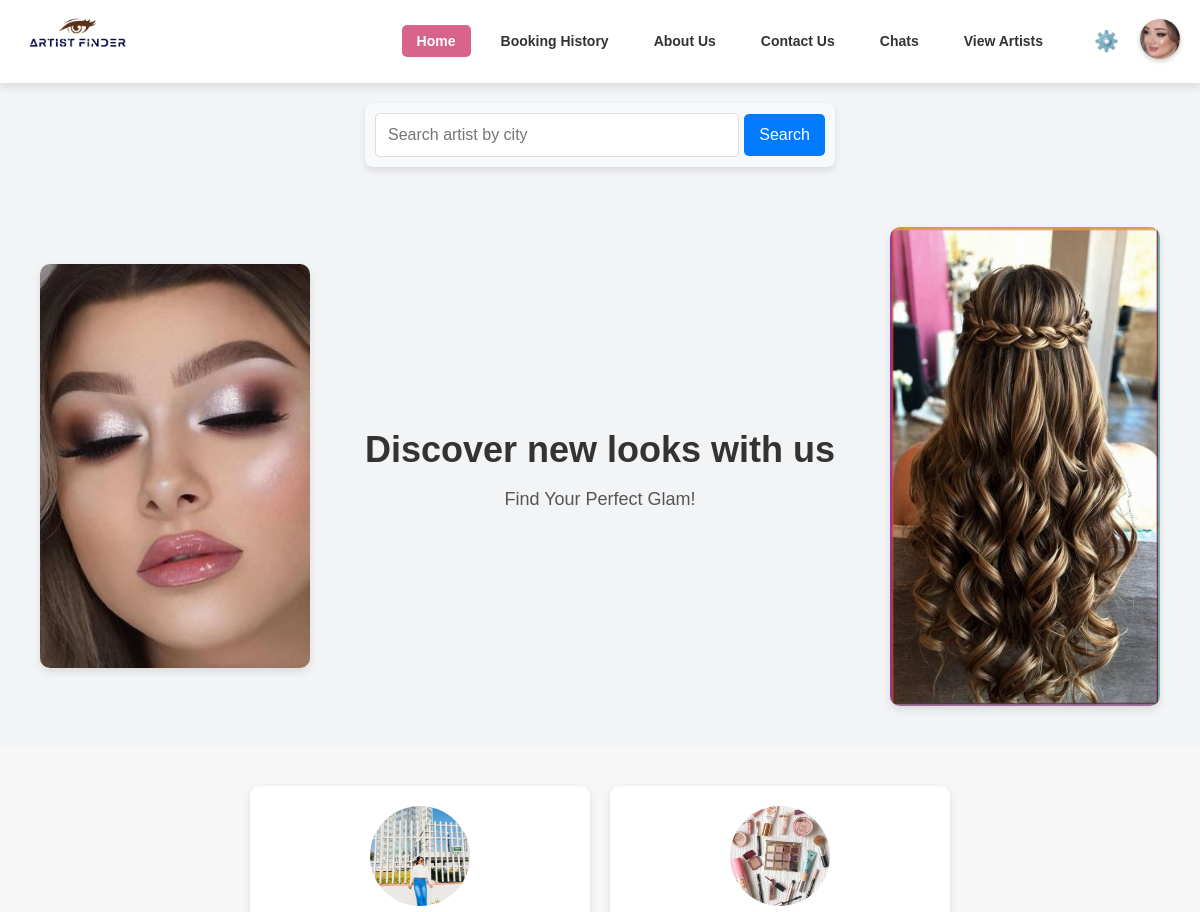
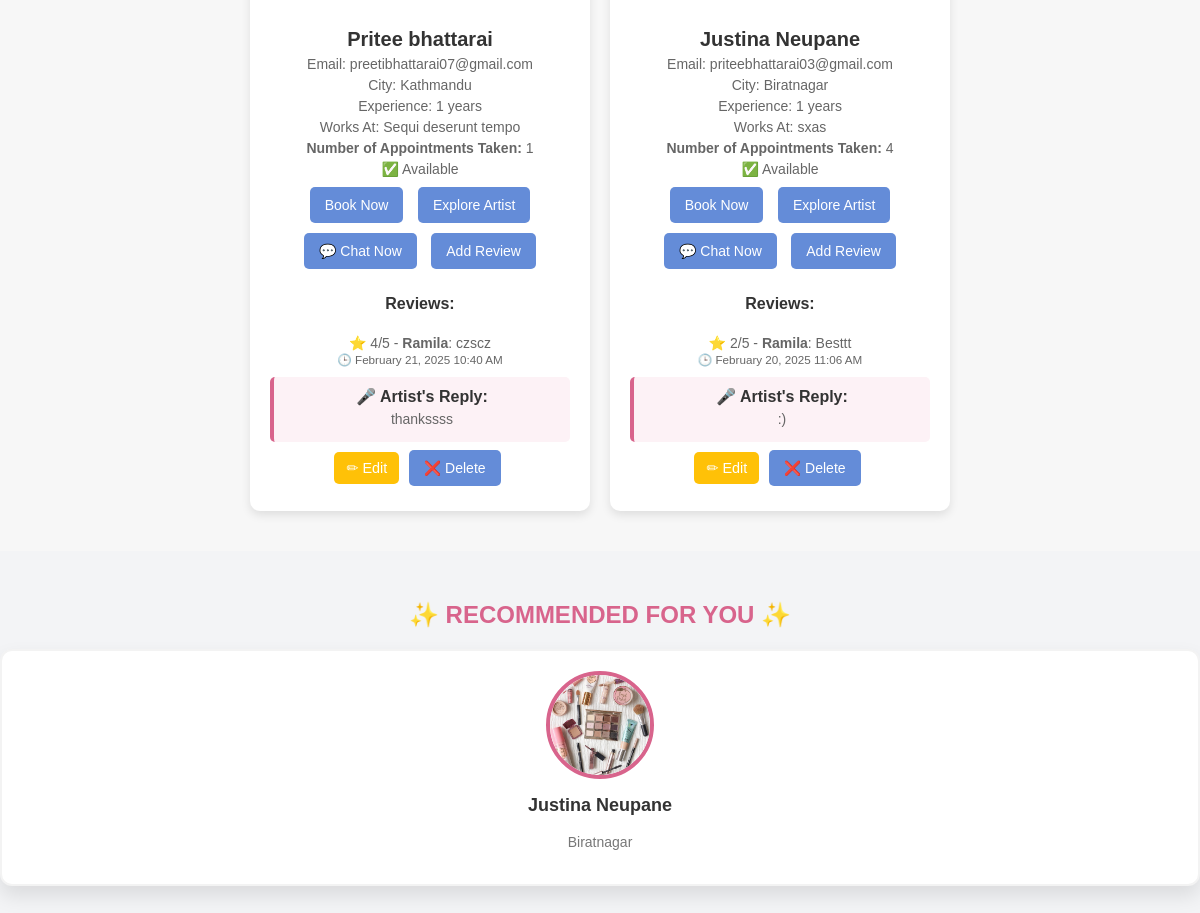
/home/ (signed in), run on the app's committed database (2 pictures, top to bottom).
### accounts/models.py (models this page shows, shortened)
class User(AbstractUser):
    username = None  # ✅ Remove username field completely
    email = models.EmailField(unique=True)  # Email as the unique identifier
    phone = models.CharField(max_length=15, unique=True)
    password = models.CharField(max_length=100)
    profile_image = models.ImageField(upload_to="profile_images/", null=True, blank=True)
    city = models.CharField(max_length=100, null=True, blank=True)
    is_verified = models.BooleanField(default=False)
    is_artist = models.BooleanField(default=False)
    otp = models.CharField(max_length=6, blank=True, null=True)  # ✅ Stores OTP
    works_at = models.CharField(max_length=255, null=True, blank=True)
    experience_years = models.IntegerField(default=0, null=True, blank=True)
    is_available = models.BooleanField(default=True)
    USERNAME_FIELD = "email"  # ✅ Login using email instead of username
    REQUIRED_FIELDS = []  # ✅ Don't require username
    objects = CustomUserManager()  # ✅ Use custom manager

class Review(models.Model):
    artist = models.ForeignKey(User, on_delete=models.CASCADE, related_name="artist_reviews")  # ✅ Link to artist
    service = models.ForeignKey(Service, on_delete=models.CASCADE, related_name="service_reviews", null=True, blank=True)  # ✅ Allow NULL
    user = models.ForeignKey(User, on_delete=models.CASCADE, related_name="user_reviews")
    rating = models.IntegerField(choices=[(i, i) for i in range(1, 6)], default=5)
    comment = models.TextField()
    is_anonymous = models.BooleanField(default=False)  # ✅ New: Anonymous Option
    created_at = models.DateTimeField(auto_now_add=True)
    artist_reply = models.TextField(blank=True, null=True)  # ✅ Artist reply field

### accounts/views.py (the view)
# urls.py: path('home/', views.home_page, name='home'),
@login_required(login_url='login')
def home_page(request):
    user = request.user
    query = request.GET.get("search", "").strip()
    sort_by = request.GET.get("sort_by", "rating")  # Default sorting by rating
    artists = User.objects.filter(is_artist=True)  # Keep all artists (available & unavailable)
    if query:
        artists = artists.filter(city__icontains=query)
    artists = artists.annotate(
        avg_rating=Avg('artist_reviews__rating'),  # ✅ Correct annotation
        appointment_count=Count('bookings', filter=Q(bookings__status="Confirmed"))
    )
    if sort_by == "rating":
        artists = artists.order_by('-avg_rating')  # ✅ Sort by average rating
    elif sort_by == "appointments":
        artists = artists.order_by('-appointment_count')  # ✅ Sort by confirmed appointments
    paginator = Paginator(artists, 10)
    page_number = request.GET.get("page")
    page_obj = paginator.get_page(page_number)
    user_bookings = Booking.objects.filter(client=user, status="Confirmed").order_by('-date')
    booked_artist_ids = user_bookings.values_list('artist_id', flat=True)
    recommended_artists = []
    if booked_artist_ids:
        similar_users = Booking.objects.filter(artist_id__in=booked_artist_ids).values_list("client_id", flat=True).distinct()
        if similar_users:
            recommended_artists = User.objects.filter(
                is_artist=True,
                is_available=True,
                bookings__client_id__in=similar_users
            ).exclude(id__in=booked_artist_ids).annotate(
                booking_count=Count("bookings")
            ).order_by("-booking_count")[:5]
    if not recommended_artists and user_bookings.exists():
        latest_booking = user_bookings.first()
        latest_artist_city = latest_booking.artist.city
        recommended_artists = User.objects.filter(
            is_artist=True,
            is_available=True,
            city=latest_artist_city
        ).exclude(id=user.id).annotate(avg_rating=Avg('artist_reviews__rating')).order_by('-avg_rating')[:5]
    if not recommended_artists and user.city:
        recommended_artists = User.objects.filter(
            is_artist=True,
            is_available=True,
            city=user.city
        ).exclude(id=user.id).annotate(avg_rating=Avg('artist_reviews__rating')).order_by('-avg_rating')[:5]
    if not recommended_artists:
        recommended_artists = artists.filter(is_available=True).order_by('-avg_rating')[:5]
    artist_reviews = Review.objects.select_related("artist", "user").order_by("-created_at")[:10]
    return render(request, "accounts/home.html", {
        "artists": page_obj,  # ✅ Keep all artists (available & unavailable)
        "recommended_artists": recommended_artists,  # ✅ Remove unavailable artists from recommendations
        "artist_reviews": artist_reviews,  # Latest Artist Reviews
        "query": query,
        "message": "No artists found in this city." if not artists.exists() else "",
        "booked_artists": list(booked_artist_ids),  # List of booked artist IDs
        "sort_by": sort_by,
    })

### accounts/templates/accounts/home.html (shortened to what this page needs)
{% load static  %}
<!DOCTYPE html>
<html lang="en">
<head>
    <link rel="stylesheet" href="{% static 'css/home.css' %}">
</head>
<body>
    <header class="header">
        <div class="logo">
            <img src="{% static 'imagess/logo.png' %}" alt="Artist Finder Logo">
        </div>
        <nav class="navbar">
            <a href="{% url 'home' %}" class="nav-link active">Home</a>
            <a href="{% url 'booking_history' %}" class="nav-link">Booking History</a>
            <a href="{% url 'aboutus' %}" class="nav-link">About Us</a>
            <a href="{% url 'contactus' %}" class="nav-link">Contact Us</a>
            <a href="{% url 'chat_list' %}" class="nav-link">Chats</a>
            <a href="{% url 'artist_list' %}" class="nav-link">View Artists</a>
            <div class="settings-dropdown">
                <button id="settings-btn">⚙️</button>
            </div>
            <div class="user-profile">
                <a href="{% url 'user_profile' %}">
                    <img src="{{ user.profile_image.url }}" alt="User" class="user-image">
                </a>
            </div>
        </nav>
    </header>
<form method="GET" action="{% url 'home' %}" class="search-form">
    <input type="text" name="search" placeholder="Search artist by city" value="{{ query|default:'' }}">
    <button type="submit">Search</button>
</form>
    <div class="main-content">
        <div class="frame">
            <img src="{% static 'images/work2.jpg' %}" alt="Makeup">
        </div>
        <div class="description">
            <h1>Discover new looks with us</h1>
            <p>Find Your Perfect Glam!</p>
        </div>
        <div class="frame">
            <img src="{% static 'images/work1.jpg' %}" alt="Makeup Products">
        </div>
    </div>
<div class="artist-container">
    {% if artists %}
        {% for artist in artists %}
        <div class="artist-card">
            <img src="{% if artist.profile_image %}{{ artist.profile_image.url }}{% else %}{% static 'images/default.jpg' %}{% endif %}"
                 alt="{{ artist.first_name }}'s Profile Image" class="artist-profile-image">
            <h3>{{ artist.first_name }} {{ artist.last_name }}</h3>
            <p>Email: {{ artist.email }}</p>
            <p>City: {{ artist.city }}</p>
            <p>Experience: {{ artist.experience_years }} years</p>
            <p>Works At: {{ artist.works_at }}</p>
            <p><strong>Number of Appointments Taken:</strong> {{ artist.appointment_count }}</p>
            <p class="availability-status {% if artist.is_available %}available{% else %}not-available{% endif %}">
                {% if artist.is_available %}
                    ✅ Available
                {% else %}
                    ❌ Not Available
                {% endif %}
            </p>
            {% if artist.is_available %}
                <button onclick="window.location.href='{% url 'book_artist' artist.id %}'" class="book-btn">
                    Book Now
                </button>
            {% else %}
                <button class="book-btn disabled" disabled title="This artist is currently unavailable">
                    Not Available
                </button>
            {% endif %}
            <button onclick="window.location.href='{% url 'artist_detail' artist.id %}'">Explore Artist</button>
           <button onclick="window.location.href='{% url 'start_chat' artist.id %}'">
            💬 Chat Now
        </button>
            {% if user.is_authenticated %}
                {% if artist.id in booked_artists %}
                    <button onclick="window.location.href='{% url 'add_review' artist.id %}'">Add Review</button>
                {% endif %}
            {% endif %}
            <h4>Reviews:</h4>
{% for review in artist.artist_reviews.all %}
    <p>
        ⭐ {{ review.rating }}/5 -
        <strong>{% if review.is_anonymous %}Anonymous{% else %}{{ review.user.first_name }}{% endif %}</strong>: {{ review.comment }}
        <br>
        <small>🕒 {{ review.created_at|date:"F d, Y h:i A" }}</small>
    </p>
    {% if review.artist_reply %}
        <div class="artist-reply">
            <strong>🎤 Artist's Reply:</strong>
            <p>{{ review.artist_reply }}</p>
        </div>
    {% elif request.user == review.artist %}
        <a href="{% url 'reply_to_review' review.id %}" class="reply-btn">💬 Reply</a>
    {% endif %}
    {% if request.user == review.user %}
        <a href="{% url 'edit_review' review.id %}" class="edit-btn">✏ Edit</a>
        <form id="delete-form-{{ review.id }}" action="{% url 'delete_review' review.id %}" method="POST" style="display:inline;">
            <button type="button" class="delete-btn" onclick="confirmDelete('{{ review.id }}')">❌ Delete</button>
        </form>
    {% endif %}
{% empty %}
    <p>No reviews yet.</p>
{% endfor %}
        </div>
        {% endfor %}
    {% else %}
        <p>No artists available in this city.</p>
    {% endif %}
</div>
<div class="recommended-section">
    <h2>✨ Recommended for You ✨</h2>
    <div class="recommended-container">
        {% for artist in recommended_artists %}
            <div class="recommended-card" onclick="window.location.href='{% url 'artist_detail' artist.id %}'">
                <img src="{% if artist.profile_image %}{{ artist.profile_image.url }}{% else %}{% static 'images/default.jpg' %}{% endif %}"
                     alt="{{ artist.first_name }}'s Profile Image">
                <h3>{{ artist.first_name }} {{ artist.last_name }}</h3>
                <p>{{ artist.city }}</p>
            </div>
        {% endfor %}
    </div>
</div>
</body>
</html>

### accounts/static/css/home.css (style rules this page uses)
body { margin: 0; font-family: Arial, sans-serif; background-color: #f3f4f6; color: #333; overflow-x: hidden; }
.search-form { display: flex; justify-content: center; align-items: center; margin: 20px auto; width: 100%; max-width: 450px; background: #f8f9fa; padding: 10px; border-radius: 8px; box-shadow: 0px 4px 6px rgba(0, 0, 0, 0.1); }
.search-form input { flex: 1; padding: 12px; font-size: 16px; border: 1px solid #ddd; border-radius: 5px; outline: none; width: 70%; }
.search-form button { padding: 12px 15px; font-size: 16px; border: none; background-color: #007bff; color: white; border-radius: 5px; cursor: pointer; margin-left: 5px; transition: background 0.3s ease-in-out; }
.search-form:after { content: ""; display: block; clear: both; }
.header { display: flex; justify-content: space-between; align-items: center; padding: 10px 20px; background-color: #ffffff; box-shadow: 0 4px 8px rgba(0, 0, 0, 0.1); position: sticky; top: 0; z-index: 1000; }
.header .logo img { width: 120px; height: auto; }
.navbar { display: flex; align-items: center; gap: 15px; }
.nav-link { text-decoration: none; color: #333; font-size: 14px; font-weight: bold; padding: 8px 15px; border-radius: 5px; transition: background-color 0.3s ease, color 0.3s ease; }
.nav-link.active { background-color: #D8648C; color: white; }
.user-profile { display: flex; align-items: center; }
.user-profile .user-image { width: 40px; height: 40px; border-radius: 50%; box-shadow: 0 2px 5px rgba(0, 0, 0, 0.2); }
.delete-btn { background: #D8648C; color: white; border: none; padding: 8px 12px; border-radius: 6px; font-size: 14px; cursor: pointer; transition: all 0.3s ease-in-out; }
.main-content { display: flex; justify-content: space-between; align-items: center; gap: 20px; padding: 40px; flex-wrap: wrap; }
.frame { flex: 1; max-width: 300px; border-radius: 10px; overflow: hidden; box-shadow: 0 4px 8px rgba(0, 0, 0, 0.1); }
.frame img { width: 100%; height: auto; display: block; }
.description { flex: 2; text-align: center; color: #555; }
.description h1 { font-size: 36px; color: #333; margin-bottom: 10px; }
.description p { font-size: 18px; }
.artist-container { display: flex; flex-wrap: wrap; justify-content: center; gap: 20px; padding: 40px 10px; background: #f7f7f7; }
.artist-card { background: white; width: 300px; padding: 20px; border-radius: 10px; box-shadow: 0px 4px 10px rgba(0, 0, 0, 0.1); text-align: center; transition: transform 0.3s ease, box-shadow 0.3s ease; }
.artist-card img { width: 100px; height: 100px; border-radius: 50%; object-fit: cover; margin-bottom: 10px; }
.artist-card h3 { font-size: 20px; color: #333; font-weight: bold; margin-bottom: 5px; }
.artist-card p { font-size: 14px; color: #666; margin: 5px 0; }
.artist-card button { background-color: #648CD8; color: white; border: none; padding: 10px 15px; border-radius: 5px; cursor: pointer; font-size: 14px; margin: 5px; transition: background 0.3s; }

### data on the page
User: profile_image (picture)
User: profile_image (picture), first_name "Pritee", last_name "bhattarai", email "preetibhattarai07@gmail.com", city "Kathmandu", experience_years "1", works_at "Sequi deserunt tempo", appointment_count "1", is_available "✅ Available", shows "Add Review"
Review: rating "4", user.first_name "Ramila", comment "czscz", created_at "February 21, 2025 10:40 AM", artist_reply "thankssss"
User: profile_image (picture), first_name "Justina", last_name "Neupane", email "priteebhattarai03@gmail.com", city "Biratnagar", experience_years "1", works_at "sxas", appointment_count "4", is_available "✅ Available", shows "Add Review"
Review: rating "2", user.first_name "Ramila", comment "Besttt", created_at "February 20, 2025 11:06 AM", artist_reply ":)"
